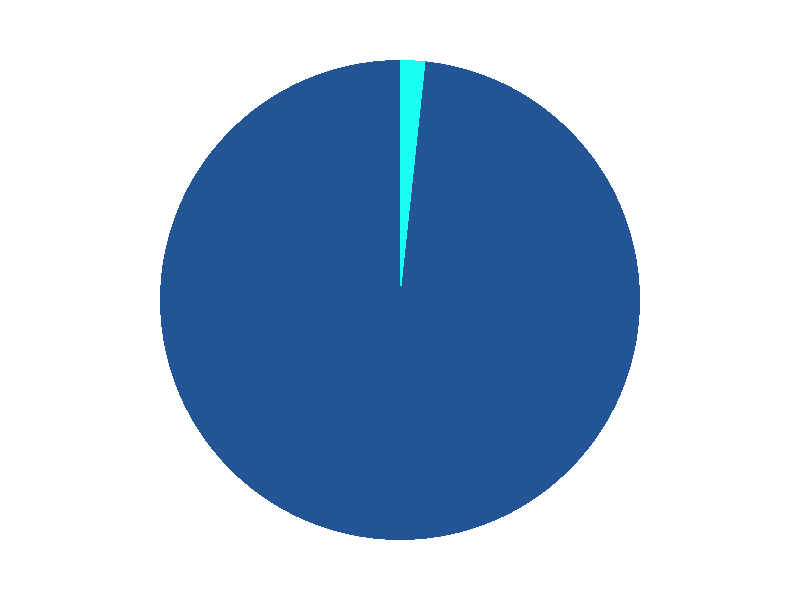

Here is the R script that generated this plot: (Note: this script raises an error after producing the figure.)
library(tidyverse)

# Create Data
data <- tibble(
  group=c("Shared", "Not Shared"),
  value=c(.017, .983)
)

# Basic piechart
p <- 
  ggplot(data, aes(x="", y=value, fill=group)) +
  geom_bar(stat="identity", width=1) +
  coord_polar("y", start=0) +
  guides(fill = FALSE) +
  scale_fill_manual(values = c("#235596", "#19fff4")) +
  # lims(x = c(-.5, NA)) +
  theme_void()

svglite::svglite(file = "img/piechart.svg")
p %>% print()
dev.off()
